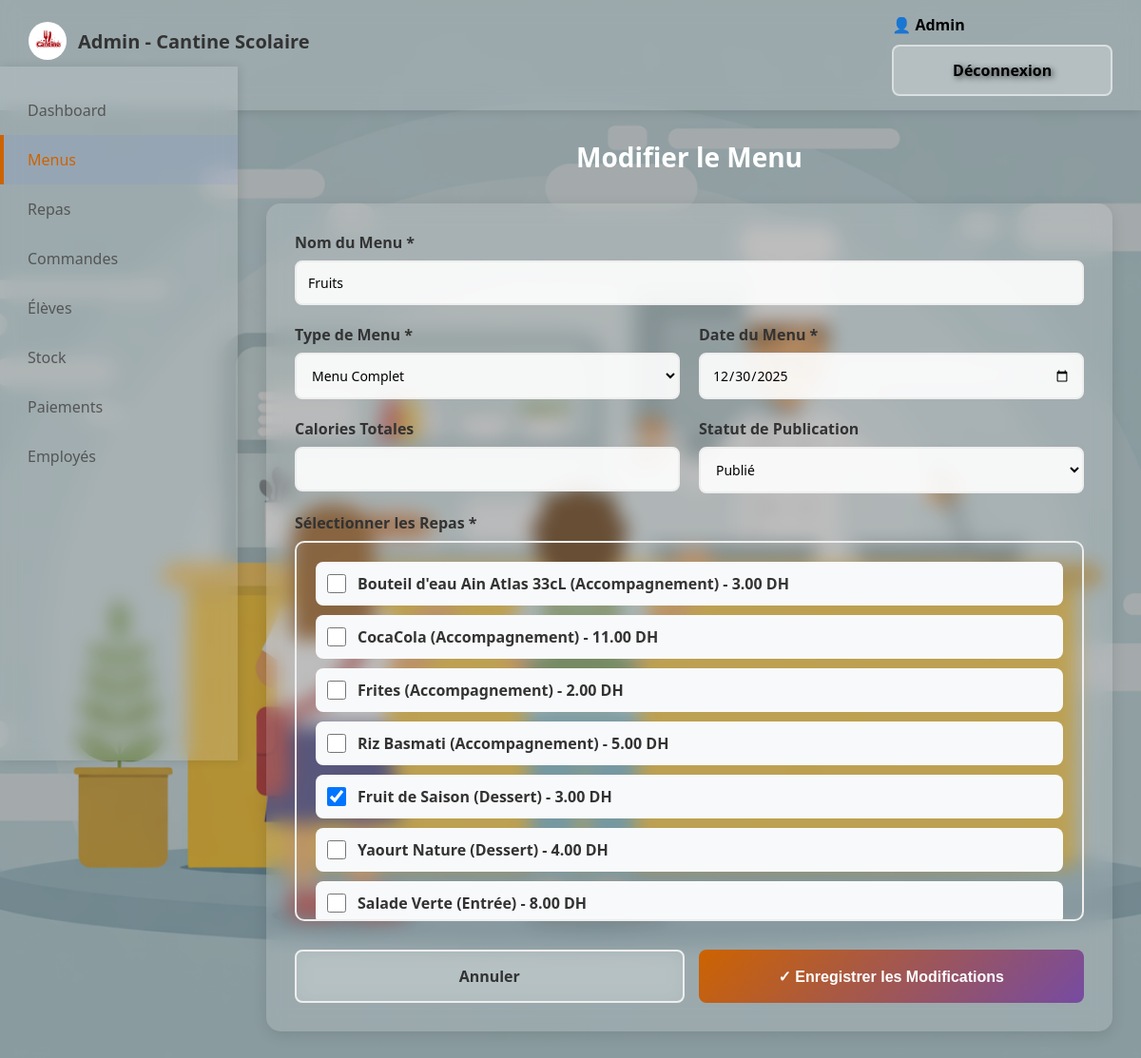
/admin/menus/modifier/2 (signed in), run on the app's committed database.
### tables this page shows
CREATE TABLE menus (
        id_menus INTEGER PRIMARY KEY AUTOINCREMENT,
        nom_de_menu TEXT,
        date_de_menu DATE,
        type_de_menu TEXT,
        calories INTEGER,
        prix_de_menu REAL,
        publie INTEGER DEFAULT 0
    , image_menu TEXT);

CREATE TABLE repas (
        id_repas INTEGER PRIMARY KEY AUTOINCREMENT,
        nom_du_repas TEXT,
        type TEXT,
        description TEXT,
        calories INTEGER,
        glucides REAL DEFAULT 0,
        lipides REAL DEFAULT 0,
        proteines REAL DEFAULT 0,
        fibres REAL DEFAULT 0,
        prix REAL,
        disponible_cette_semaine INTEGER DEFAULT 1,
        regimes_compatibles TEXT
    );

### app.py (the view, shortened to what this page needs)
@app.route('/admin/menus/modifier/<int:menu_id>', methods=['GET', 'POST'])
def admin_menus_modifier(menu_id):
    if 'user_id' not in session or session.get('user_type') != 'admin':
        return redirect(url_for('index'))
    conn = get_db()
    if request.method == 'GET':
        menu = conn.execute('SELECT * FROM menus WHERE id_menus = ?', (menu_id,)).fetchone()
        repas = conn.execute('SELECT * FROM repas ORDER BY type, nom_du_repas').fetchall()
        repas_menu = conn.execute('SELECT id_repas FROM contient WHERE id_menus = ?', (menu_id,)).fetchall()
        repas_menu_ids = [r['id_repas'] for r in repas_menu]
        conn.close()
        return render_template('admin_menus_modifier.html',
                             menu=menu,
                             repas=repas,
                             repas_menu_ids=repas_menu_ids,
                             nom=session.get('nom'))

### app.py (called while the page is built, shortened)
def get_db():
    conn = sqlite3.connect('cantine.db')
    conn.row_factory = sqlite3.Row
    return conn

def get_cantine_info():
    conn = get_db()
    cantine = conn.execute('SELECT * FROM cantine WHERE id_cantine = 1').fetchone()
    conn.close()
    return cantine

@app.context_processor
def inject_cantine_info():
    return dict(cantine_info=get_cantine_info())

### templates/admin_menus_modifier.html (shortened to what this page needs)
{% extends "base.html" %}
{% block content %}
<div class="admin-nav">
    <div class="logo">
        <img src="{{ url_for('static', filename='logo.png') }}" alt="Logo">
        <span>Admin - Cantine Scolaire</span>
    </div>
    <div>
        <span style="margin-right: 15px; font-weight: 600;">👤 {{ nom }}</span>
        <a href="{{ url_for('logout') }}" class="btn btn-secondary">Déconnexion</a>
    </div>
</div>
<div class="sidebar">
    <a href="{{ url_for('admin_dashboard') }}"> Dashboard</a>
    <a href="{{ url_for('admin_menus') }}" class="active"> Menus</a>
    <a href="{{ url_for('admin_repas') }}"> Repas</a>
    <a href="{{ url_for('admin_commandes') }}"> Commandes</a>
    <a href="{{ url_for('admin_eleves') }}"> Élèves</a>
    <a href="{{ url_for('admin_stock') }}"> Stock</a>
    <a href="{{ url_for('admin_paiements') }}"> Paiements</a>
    <a href="{{ url_for('admin_employees') }}"> Employés</a>
</div>
<div class="main-content">
    <h1> Modifier le Menu</h1>
    <div class="form-container">
        <form method="POST">
            <div class="form-group">
                <label for="nom">Nom du Menu *</label>
                <input type="text" id="nom" name="nom" value="{{ menu.nom_de_menu }}" required>
            </div>
            <div style="display: grid; grid-template-columns: 1fr 1fr; gap: 20px;">
                <div class="form-group">
                    <label for="type">Type de Menu *</label>
                    <select id="type" name="type" required>
                        <option value="Menu Complet" {% if menu.type_de_menu == 'Menu Complet' %}selected{% endif %}>Menu Complet</option>
                    </select>
                </div>
                <div class="form-group">
                    <label for="date">Date du Menu *</label>
                    <input type="date" id="date" name="date" value="{{ menu.date_de_menu }}" required>
                </div>
            </div>
            <div style="display: grid; grid-template-columns: 1fr 1fr; gap: 20px;">
                <div class="form-group">
                    <label for="calories">Calories Totales</label>
                    <input type="number" id="calories" name="calories" value="{{ menu.calories }}">
                </div>
                <div class="form-group">
                    <label for="publie">Statut de Publication</label>
                    <select id="publie" name="publie">
                        <option value="1" {% if menu.publie == 1 %}selected{% endif %}>Publié</option>
                    </select>
                </div>
            </div>
            <div class="form-group">
                <label>Sélectionner les Repas *</label>
                <div class="repas-selection">
                    {% for r in repas %}
                    <div class="repas-item">
                        <input type="checkbox" name="repas_ids" value="{{ r.id_repas }}"
                               id="repas_{{ r.id_repas }}"
                               {% if r.id_repas in repas_menu_ids %}checked{% endif %}>
                        <label for="repas_{{ r.id_repas }}" style="margin: 0; cursor: pointer; flex: 1;">
                            {{ r.nom_du_repas }} ({{ r.type }}) - {{ "%.2f"|format(r.prix) }} DH
                        </label>
                    </div>
                    {% endfor %}
                </div>
            </div>
            <div class="form-actions">
                <a href="{{ url_for('admin_menus') }}" class="btn-cancel">Annuler</a>
                <button type="submit" class="btn-submit">✓ Enregistrer les Modifications</button>
            </div>
        </form>
    </div>
</div>
{% endblock %}

### data on the page
menus: nom "Fruits", type "Menu Complet", date "12/30/2025", publie "Publié"
repas: nom_du_repas "Bouteil d'eau Ain Atlas 33cL", type "Accompagnement", prix "3.00"
repas: nom_du_repas "CocaCola", type "Accompagnement", prix "11.00"
repas: nom_du_repas "Frites", type "Accompagnement", prix "2.00"
repas: nom_du_repas "Riz Basmati", type "Accompagnement", prix "5.00"
repas: id_repas "☑", nom_du_repas "Fruit de Saison", type "Dessert", prix "3.00"
repas: nom_du_repas "Yaourt Nature", type "Dessert", prix "4.00"
repas: nom_du_repas "Salade Verte", type "Entrée", prix "8.00"

### other printed values
{{ nom }} "Admin"
